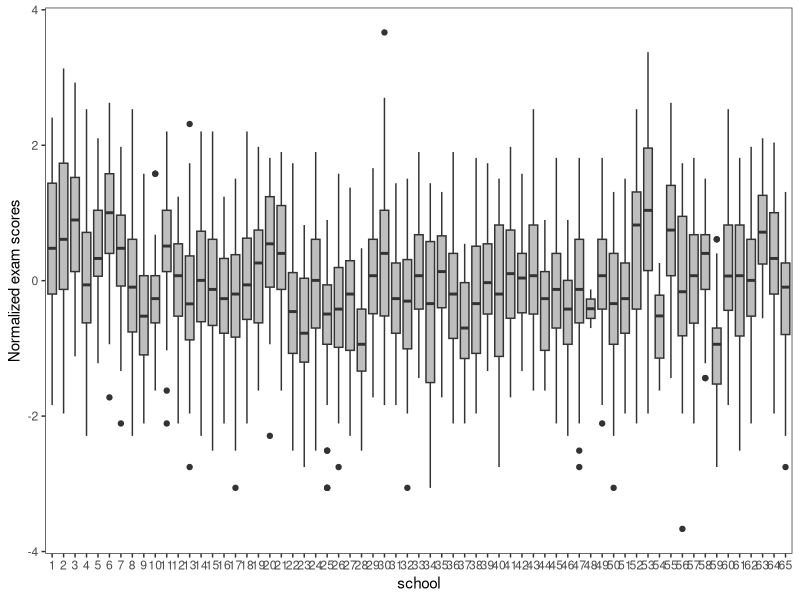
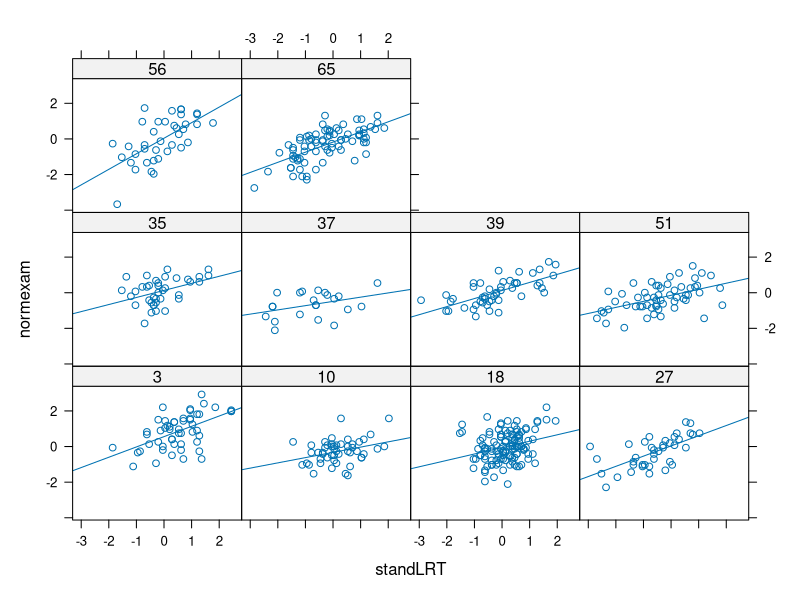
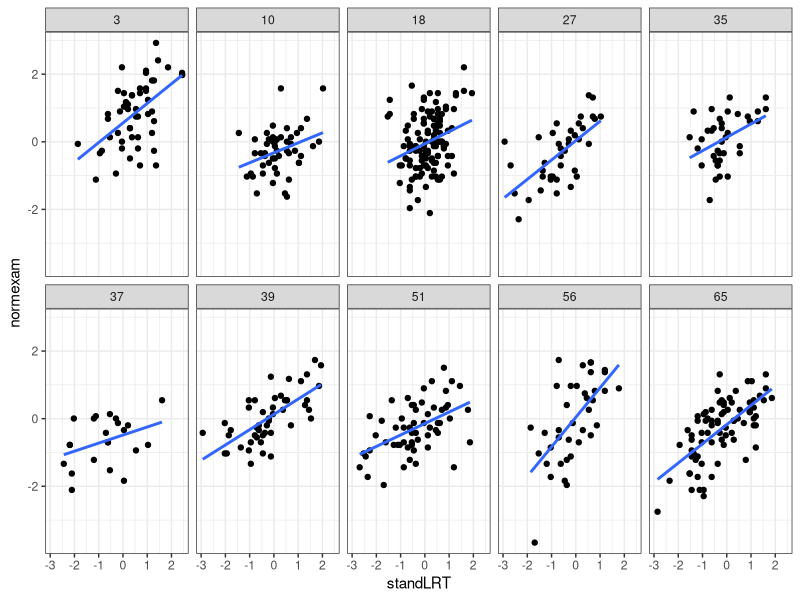
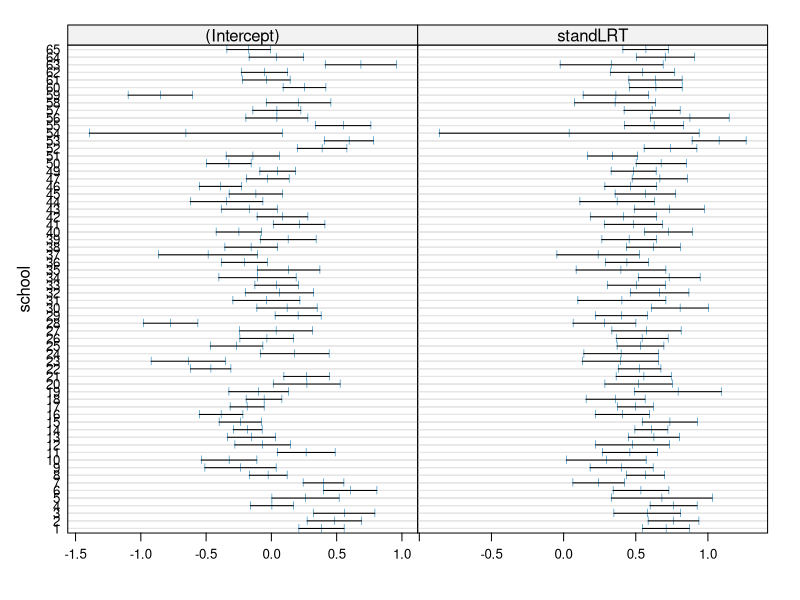
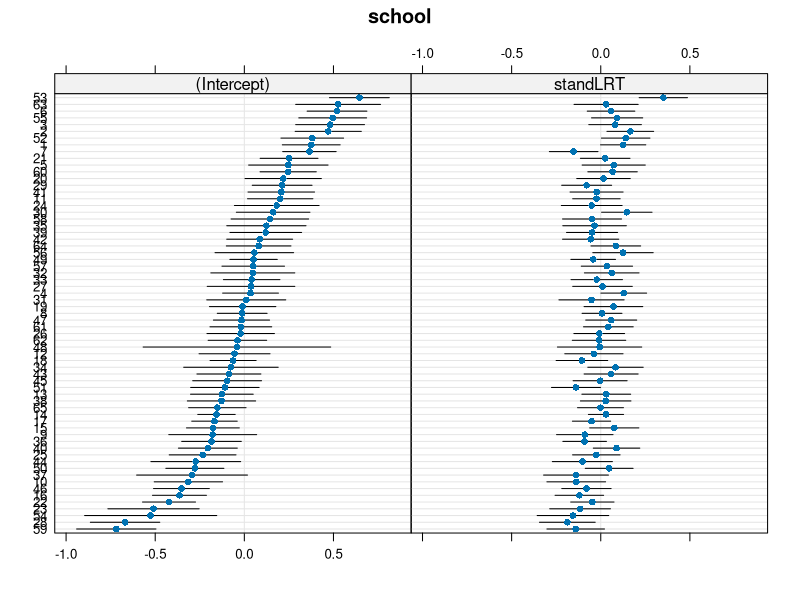
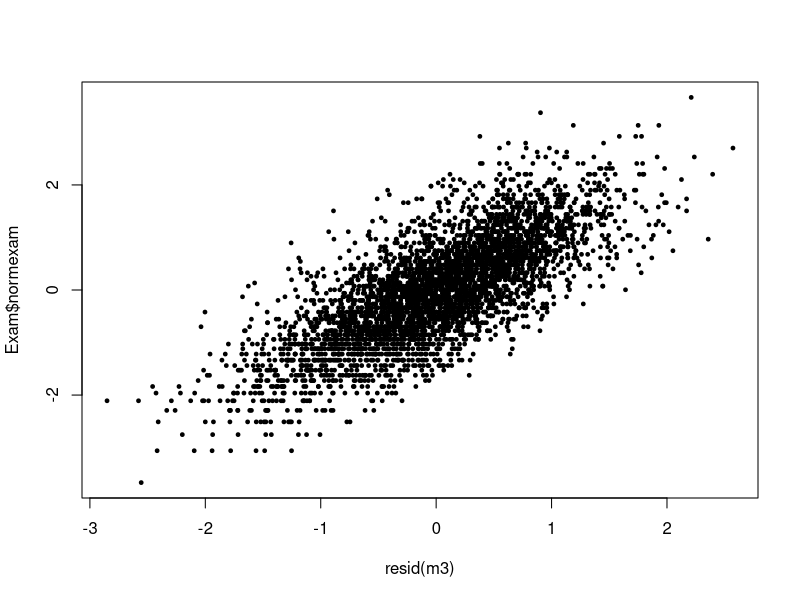
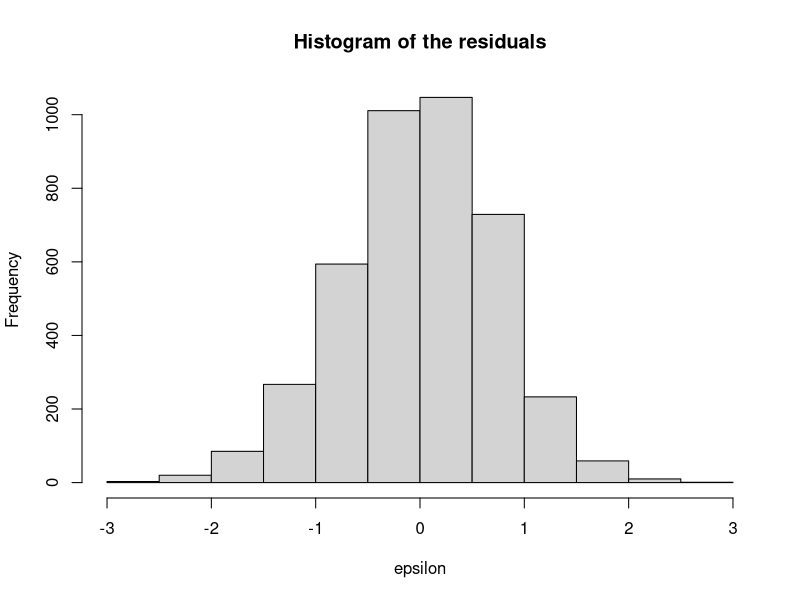
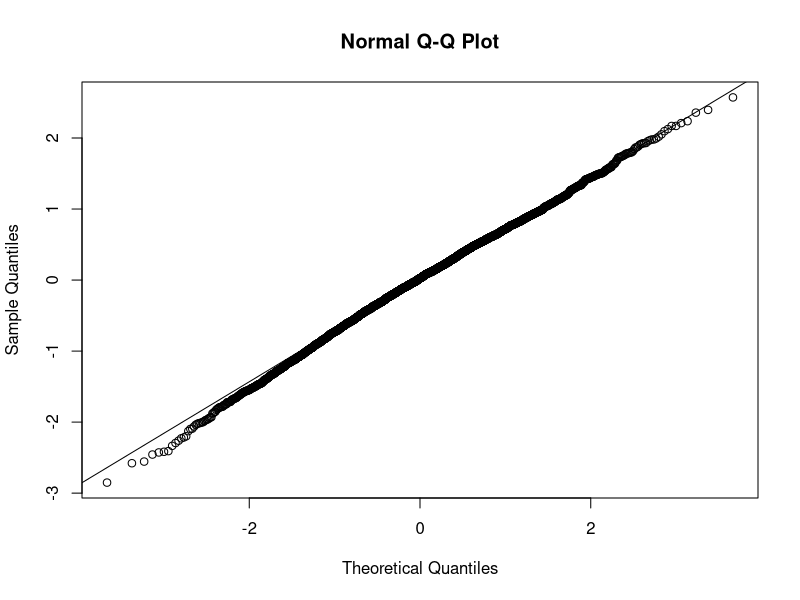

Write R code to recreate these figures, in order.
## ---- chunk 1
#uncomment and run the following line if you did have these packages installed
#install.packages(c("nlme","lme4","mlmRev","ggplot2","lattice"))

# load packages
library(lme4)
library(nlme)
library(mlmRev)  #for Exam data

# for data visualization
library(ggplot2)
library(lattice)
## ---- chunk 2
# load built-in data
data(Exam)

# fit a simple linear model
m1 = lm(normexam ~ standLRT, data = Exam)
summary(m1)
## ---- chunk 3
ggplot(Exam, aes(school, normexam)) + 
  geom_boxplot(fill="grey") + 
  ylab("Normalized exam scores") + 
  theme_bw() + theme(panel.grid = element_blank()) 
## ---- chunk 4
set.seed(202201)
school_id = sample(unique(Exam$school), size = 10, replace = F)
Exam_sub = Exam[Exam$school %in% school_id,]

# scatterplots group by school
xyplot(normexam ~ standLRT | school, data = Exam_sub, type = c("p", "r"))

# another way to display
ggplot(Exam_sub, aes(x=standLRT, y=normexam)) + 
  geom_point() + geom_smooth(method="lm", se=FALSE) +
  facet_wrap(~school, nrow = 2) + theme_bw()
## ---- chunk 5
m1_lst = lmList(normexam ~ standLRT|school, Exam, subset = school!=48)
head(coef(m1_lst), n=10) # show the first 10 regression lines

#and compare the confidence intervals on these coefficients.
ci = intervals(m1_lst)
plot(ci)
## ---- chunk 6
# mixed model with random intercept
m2 = lmer(normexam ~ standLRT + (1|school), data = Exam)
summary(m2)
## ---- chunk 7
m3 = lmer(normexam ~ standLRT + (standLRT|school), data = Exam, )
summary(m3)
## ---- chunk 8
# compare m3 to the previous fit m2 with
anova(m2, m3)
## ---- chunk 9
m4 = lmer(normexam ~ standLRT + sex+ (standLRT+sex|school), data = Exam)
summary(m4)
## ---- chunk 10
# The varying intercepts and slopes for each subject can be viewed by
ranef(m3)$school[1:10,]
## ---- chunk 11
# The error bars represent 95% confidence intervals.
print(dotplot(ranef(m3,condVar=TRUE)))
## ---- chunk 12
plot(resid(m3), Exam$normexam, pch=19, cex=0.5)
## ---- chunk 13
# check the normality assumption of the residuals
hist(residuals(m3), main = "Histogram of the residuals", xlab = "epsilon")
qqnorm(residuals(m3, type="pearson"))
qqline(residuals(m3, type="pearson"))

#or simply just run
#qqmath(m3)

# check the constant variance and independence assumption
plot(m3, main="Fitted values versus residuals")
plot(Exam$standLRT, residuals(m3, type="pearson"), ylab="residuals", main="Residuals against fixed effects predictors")

#The even spread of the residuals suggest that the model is a good fit for the data.


# check the normality of the random effects
ranef_m3 = ranef(m3)$school

hist(ranef_m3[,1], main = "Histogram of the random intercepts", xlab = "u_0") 
qqnorm(ranef_m3$`(Intercept)`)
qqline(ranef_m3$`(Intercept)`)

hist(ranef_m3[,2], main = "Histogram of the random slopes", xlab = "u_1") 
qqnorm(ranef_m3$standLRT)
qqline(ranef_m3$standLRT)

# check the constant variance of the random effects
ranef_m3$school_id = unique(Exam$school)
plot(as.factor(ranef_m3$school_id), ranef_m3$`(Intercept)`, xlab="school", ylab="u0")
abline(h=0, lty=2)
plot(as.factor(ranef_m3$school_id), ranef_m3$standLRT, xlab="school", ylab="u1")
abline(h=0, lty=2)
